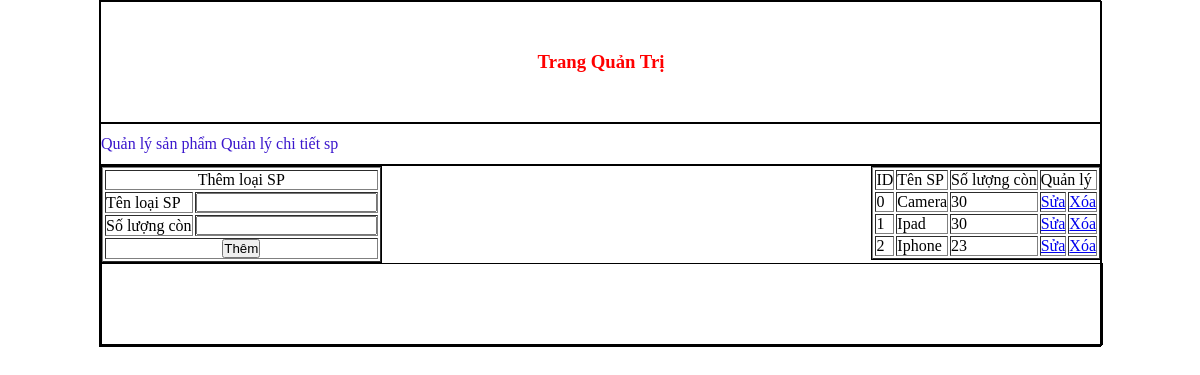
The page /admin/index.php?quanly=quanlyloaisp&ac=them on the database its author committed.
### tables this page shows
CREATE TABLE `loaisp` (
  `id_loaisp` int(11) NOT NULL,
  `tenloaisp` varchar(255) NOT NULL,
  `thutu` int(100) NOT NULL
);

### admin/modules/quanlyloaisp/lietke.php (the view)
<?php
$sql="select * from loaisp order by id_loaisp desc";
$run=mysql_query($sql);
?>
 <table width="100%" border="1">
  <tbody>
    <tr>
      <td>ID</td>
      <td>Tên SP</td>
      <td>Số lượng còn</td>
      <td colspan="2" > Quản lý</td>
    </tr>
    <?php
	  $i=0;
	  while($dong=mysql_fetch_array($run)){
	  ?>
    <tr>
      <td><?php echo $i; ?></td>
      <td><?php echo $dong['tenloaisp']?> </td>
      <td><?php echo $dong['thutu']?></td>
      <td><a href="index.php?quanly=quanlyloaisp&ac=sua&id=<?php echo($dong['id_loaisp'])?>">Sửa</a></td>
		<td><a href="modules/quanlyloaisp/xuly.php?id=<?php echo($dong['id_loaisp']) ?>">Xóa</a></td>
    </tr>
    <?php
		  $i++;
	  }
	  ?>
  </tbody>
</table>

### admin/style/css.css (style rules this page uses)
* { padding: 0; margin: 0; }

### rows shown on the page
loaisp: tenloaisp "Camera", thutu "30"
loaisp: tenloaisp "Ipad", thutu "30"
loaisp: tenloaisp "Iphone", thutu "23"
